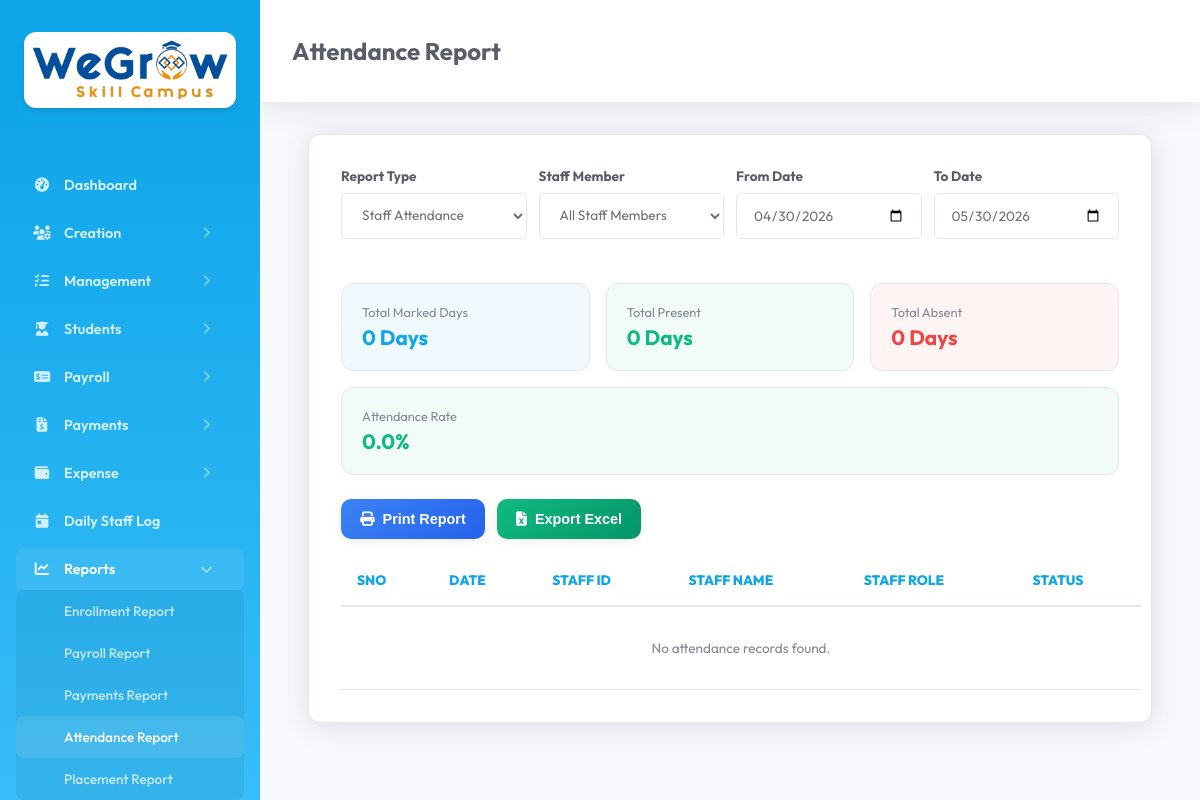
The page /report_attendance.php (signed in) on the database as committed earlier.
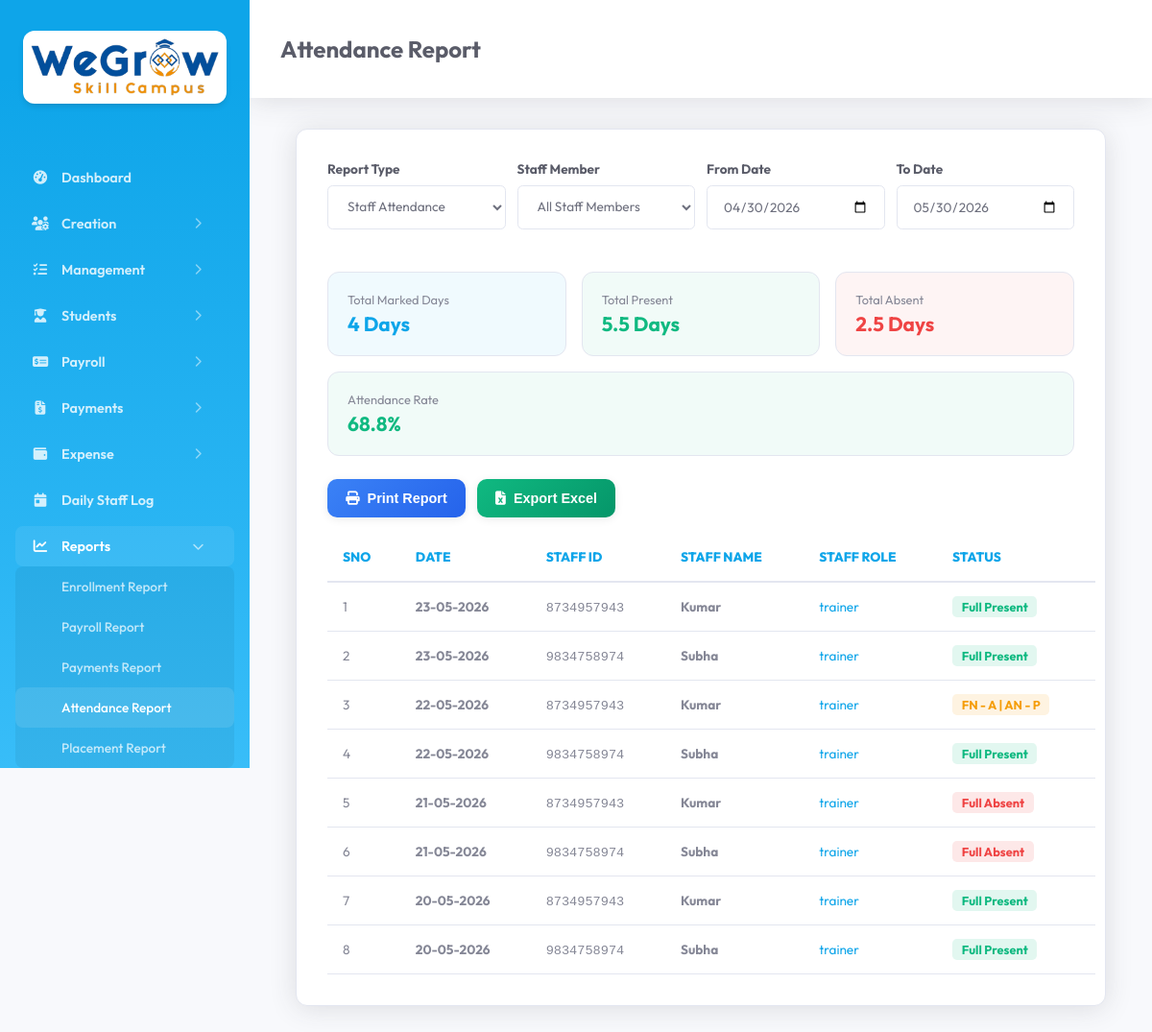
The same page on the database as committed later.
### tables this page shows
CREATE TABLE `tc_attendance` (
  `id` int(11) NOT NULL AUTO_INCREMENT,
  `created_date_time` datetime DEFAULT NULL,
  `updated_date_time` datetime DEFAULT NULL,
  `company_id` mediumtext DEFAULT NULL,
  `attendance_id` mediumtext DEFAULT NULL,
  `attendance_date` date DEFAULT NULL,
  `staff_id` mediumtext DEFAULT NULL,
  `staff_name` mediumtext DEFAULT NULL,
  `staff_number` mediumtext DEFAULT NULL,
  `staff_role` mediumtext DEFAULT NULL,
  `fn_present` mediumtext DEFAULT NULL,
  `an_present` mediumtext DEFAULT NULL,
  `present_code` mediumtext DEFAULT NULL,
  `deleted` int(11) NOT NULL DEFAULT 0,
  PRIMARY KEY (`id`)
);

### main/basic_functions.php (called while the page is built, shortened)
<?php
    class Basic_Functions extends Database {
        public $con;
        public function getQueryRecords($query, $params = []) {
            $con = $this->con;
            $stmt = $con->prepare($query);
            $stmt->execute($params);
            return $stmt->fetchAll();
        }
    }
?>

### report_attendance.php (the view, shortened to what the rows shown need)
<?php require_once 'common_file.php';
$from_page = 'Attendance Report';
$from_date = date('Y-m-d', strtotime('-30 days'));
$to_date = date('Y-m-d');
$report_type = 'staff';
$attendance_data = [];
if ($report_type === 'staff') {
    $where = "a.deleted = 0 AND a.company_id = :comp_id";
    $params = [':comp_id' => $_SESSION['company_id']];
    if (!empty($from_date)) {
        $where .= " AND a.attendance_date >= :from_date";
        $params[':from_date'] = $from_date;
    }
    if (!empty($to_date)) {
        $where .= " AND a.attendance_date <= :to_date";
        $params[':to_date'] = $to_date;
    }
    $query = "SELECT a.*
              FROM {$GLOBALS['attendance_table']} a
              WHERE $where
              ORDER BY a.attendance_date DESC, a.staff_name ASC";
    $attendance_data = $bf->getQueryRecords($query, $params);
}
?>
<!DOCTYPE html>
<html lang="en">
<head>
    <link rel="stylesheet" href="assets/css/style.css">
</head>
<body>
    <?php include 'sidebar.php'; ?>
    <div class="main-content update_content">
        <div class="header">
            <h2><?php echo htmlspecialchars($from_page); ?></h2>
        </div>
        <div class="module-section">
            <div id="attendance_report_container">
                <table class="responsive table table-bordered" id="attendance_report_table">
                    <thead>
                        <tr>
                            <th>Sno</th>
                            <th>Date</th>
                            <?php if ($report_type === 'staff'): ?>
                                <th>Staff ID</th>
                                <th>Staff Name</th>
                                <th>Staff Role</th>
                            <?php endif; ?>
                            <th>Status</th>
                        </tr>
                    </thead>
                    <tbody>
                        <?php
                            $sno = 1;
                            if(!empty($attendance_data)) {
                                foreach ($attendance_data as $row) {
                                    $status_badge = '';
                                    switch ($row['present_code']) {
                                        case 'PP':
                                            $status_badge = '<span class="status-badge" style="background: rgba(16,185,129,0.12); color: #10b981; font-weight: 700; padding: 0.2rem 0.6rem; border-radius: 0.3rem; font-size: 0.8rem;">Full Present</span>';
                                            break;
                                        case 'AA':
                                            $status_badge = '<span class="status-badge" style="background: rgba(239,68,68,0.12); color: #ef4444; font-weight: 700; padding: 0.2rem 0.6rem; border-radius: 0.3rem; font-size: 0.8rem;">Full Absent</span>';
                                            break;
                                        case 'AP':
                                            $status_badge = '<span class="status-badge" style="background: rgba(245,158,11,0.12); color: #f59e0b; font-weight: 700; padding: 0.2rem 0.6rem; border-radius: 0.3rem; font-size: 0.8rem;">FN - A | AN - P</span>';
                                            break;
                                    }
                        ?>
                                    <tr>
                                        <td><?php echo $sno++; ?></td>
                                        <td><strong><?php echo date('d-m-Y', strtotime($row['attendance_date'])); ?></strong></td>
                                        <?php if ($report_type === 'staff'): ?>
                                            <td><span style="font-family: monospace; color: var(--text-muted);"><?php echo htmlspecialchars($row['staff_number']); ?></span></td>
                                            <td><strong><?php echo htmlspecialchars($row['staff_name']); ?></strong></td>
                                            <td><span class="status-badge" style="background: var(--primary-light); color: var(--primary);"><?php echo htmlspecialchars($row['staff_role']); ?></span></td>
                                        <?php endif; ?>
                                        <td><?php echo $status_badge; ?></td>
                                    </tr>
                                <?php } ?>
                            <?php } else { ?>
                                <tr>
                                    <td colspan="7" style="text-align:center; padding: 2rem; color: var(--text-muted);">No attendance records found.</td>
                                </tr>
                        <?php } ?>
                    </tbody>
                </table>
            </div>
        </div>
    </div>
</body>
</html>

Rows that differ between the two databases and show on the page:
added tc_attendance: attendance_date "23-05-2026", staff_number "8734957943", staff_name "Kumar", staff_role "trainer", present_code "Full Present"
added tc_attendance: attendance_date "23-05-2026", staff_number "9834758974", staff_name "Subha", staff_role "trainer", present_code "Full Present"
added tc_attendance: attendance_date "22-05-2026", staff_number "8734957943", staff_name "Kumar", staff_role "trainer", present_code "FN - A | AN - P"
added tc_attendance: attendance_date "22-05-2026", staff_number "9834758974", staff_name "Subha", staff_role "trainer", present_code "Full Present"
added tc_attendance: attendance_date "21-05-2026", staff_number "8734957943", staff_name "Kumar", staff_role "trainer", present_code "Full Absent"
added tc_attendance: attendance_date "21-05-2026", staff_number "9834758974", staff_name "Subha", staff_role "trainer", present_code "Full Absent"
added tc_attendance: attendance_date "20-05-2026", staff_number "8734957943", staff_name "Kumar", staff_role "trainer", present_code "Full Present"
added tc_attendance: attendance_date "20-05-2026", staff_number "9834758974", staff_name "Subha", staff_role "trainer", present_code "Full Present"
Other text that changed with them:
$total_days: "0" → "4"
$total_present_days: "0" → "5.5"
$total_absent_days: "0" → "2.5"
$attendance_rate: "0.0" → "68.8"
text no longer shown: "No attendance records found."
